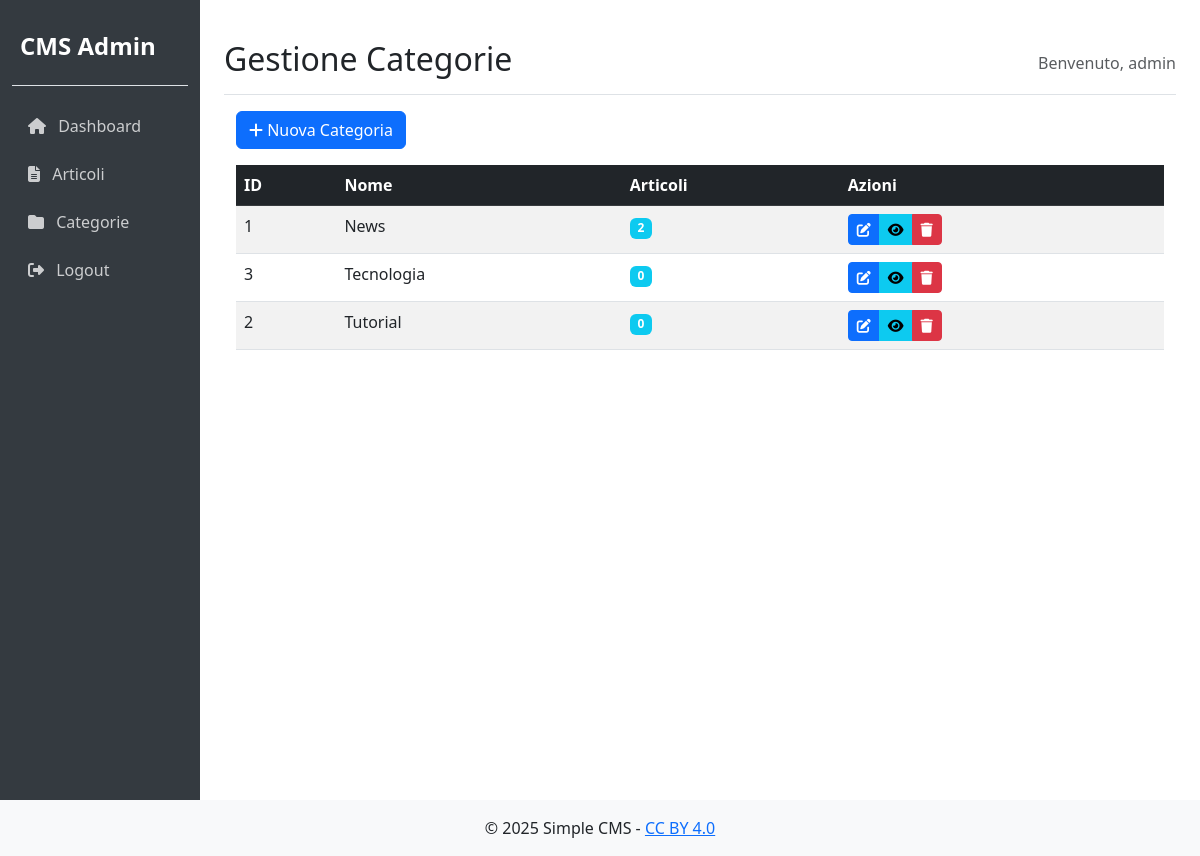
The app's page /admin/categories (signed in) with its own data.
### tables this page shows
CREATE TABLE categories (
            id INTEGER PRIMARY KEY AUTOINCREMENT,
            name TEXT UNIQUE NOT NULL
        );

### src/TemplateEngine.php (called while the page is built, shortened)
<?php
class TemplateEngine
{
    private $viewsPath;
    private function __construct()
    {
        $this->viewsPath = __DIR__ . '/views';
    }
    public function render($view, $data = [])
    {
        $viewPath = $this->viewsPath . '/' . $view . '.php';
        extract($data);
        include $viewPath;
        $content = ob_get_clean();
        return $content;
    }
}

### index.php (called while the page is built, shortened)
<?php
$router = new Router();
$router->get('/', 'FrontendController@index');
$router->get('/article/:id', 'FrontendController@article');
$router->get('/category/:id', 'FrontendController@category');
$router->get('/license', 'FrontendController@license');
$router->get('/chisono', 'FrontendController@chisono');
$router->get('/contatti', 'FrontendController@contatti');
$router->post('/invia-email', 'FrontendController@inviaEmail');
$router->get('/login', [BackendController::class, 'login']);
$router->post('/authenticate', [BackendController::class, 'authenticate']);
$router->get('/admin/logout', 'BackendController@logout');
$router->get('/admin', 'BackendController@login');
$router->post('/admin/login', 'BackendController@authenticate');
$router->get('/admin/dashboard', 'BackendController@dashboard');
$router->get('/admin/articles', 'BackendController@articles');
$router->get('/admin/articles/new', 'BackendController@newArticle');
$router->post('/admin/articles/create', 'BackendController@createArticle');
$router->get('/admin/articles/edit/:id', 'BackendController@editArticle');
$router->post('/admin/articles/update/:id', 'BackendController@updateArticle');
$router->get('/admin/articles/delete/:id', 'BackendController@deleteArticle');
$router->get('/admin/categories', 'BackendController@categories');
$router->get('/admin/categories/new', 'BackendController@newCategory');
$router->post('/admin/categories/create', 'BackendController@createCategory');
$router->get('/admin/categories/edit/:id', 'BackendController@editCategory');
$router->post('/admin/categories/update/:id', 'BackendController@updateCategory');
$router->get('/admin/categories/delete/:id', 'BackendController@deleteCategory');
$router->dispatch();

### src/views/admin/categories.php (the view, shortened to what this page needs)
<div class="container-fluid">
    <div class="row mb-3">
        <div class="col">
            <a href="/admin/categories/new" class="btn btn-primary">
                <i class="fas fa-plus"></i> Nuova Categoria
            </a>
        </div>
    </div>
    <?php if (empty($categories)): ?>
        <div class="alert alert-info">
            Non ci sono categorie. Crea la tua prima categoria.
        </div>
    <?php else: ?>
        <div class="table-responsive">
            <table class="table table-striped table-hover">
                <thead class="table-dark">
                    <tr>
                        <th>ID</th>
                        <th>Nome</th>
                        <th>Articoli</th>
                        <th>Azioni</th>
                    </tr>
                </thead>
                <tbody>
                    <?php foreach ($categories as $category): ?>
                        <tr>
                            <td><?= $category['id'] ?></td>
                            <td><?= htmlspecialchars($category['name']) ?></td>
                            <td><span class="badge bg-info"><?= $category['article_count'] ?></span></td>
                            <td>
                                <div class="btn-group" role="group">
                                    <a href="/admin/categories/edit/<?= $category['id'] ?>" class="btn btn-sm btn-primary" title="Modifica">
                                        <i class="fas fa-edit"></i>
                                    </a>
                                    <a href="/category/<?= $category['id'] ?>" class="btn btn-sm btn-info" title="Visualizza" target="_blank">
                                        <i class="fas fa-eye"></i>
                                    </a>
                                    <a href="#" class="btn btn-sm btn-danger" title="Elimina"
                                       onclick="if(confirm('Sei sicuro di voler eliminare questa categoria? Gli articoli associati rimarranno ma senza categoria.')) window.location.href='/admin/categories/delete/<?= $category['id'] ?>'">
                                        <i class="fas fa-trash"></i>
                                    </a>
                                </div>
                            </td>
                        </tr>
                    <?php endforeach; ?>
                </tbody>
            </table>
        </div>
    <?php endif; ?>
</div>

### src/assets/css/backend/style.css (style rules this page uses)
body { padding-top: 0; }

### records on screen
categories: id "1", name "News", article_count "2"
categories: id "3", name "Tecnologia", article_count "0"
categories: id "2", name "Tutorial", article_count "0"

### other values on screen
$pageTitle "Gestione Categorie"
$_SESSION['username'] "admin"
